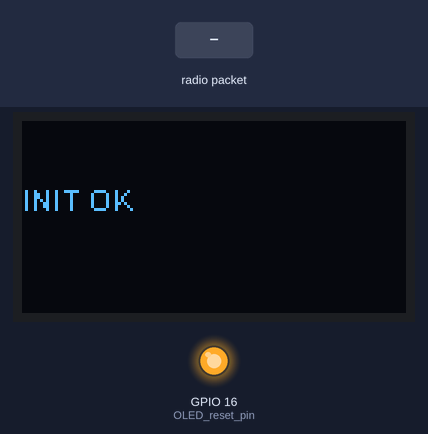
The sketch below on a simulated ESP32. Parts: 128×64 one-colour display, output pins drawn as LEDs (lit = HIGH). The inputs (shaded band) are chosen by the test bench. The OLED is the two-colour kind (top 16 rows yellow); no radio packets arrive unless stated; pins used as bus, display or sensor lines are not drawn; what the sketch prints to the serial monitor is not drawn.

Above: at 2.3 s.
2.4 s: radio packet "1" arrives
At 3.0 s:
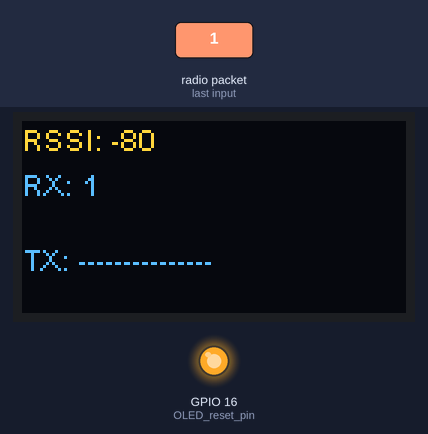
3.9 s: radio packet "0" arrives
At 5.3 s:
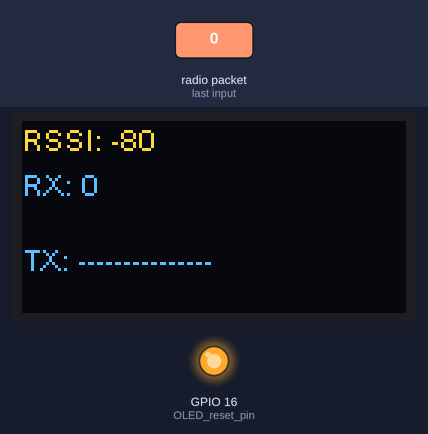
Timing chart, 0 to 6.9 s (numbered marks = the images above; inputs shaded):
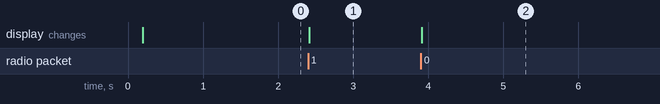

Measured:
- after the input at 2.4 s, the display: changes at once (image 1)
- after the input at 3.9 s, the display: changes at once (image 2)

The sketch:

LoRa_Slave.ino
```cpp
#include <SPI.h>
#include <Wire.h>
#include <RH_RF95.h>
#include "SSD1306.h"

#define RFM95_CS 18
#define RFM95_RST 14
#define RFM95_INT 26
#define RF95_FREQ 433.0

RH_RF95 rf95(RFM95_CS, RFM95_INT);

SSD1306 display(0x3c, 4, 15);

uint8_t buf[RH_RF95_MAX_MESSAGE_LEN];
uint8_t len = sizeof(buf);

void setup()
{
  pinMode(RFM95_RST, OUTPUT);
  digitalWrite(RFM95_RST, HIGH);

  pinMode(16, OUTPUT); //OLED reset pin

  //Reset OLED
  digitalWrite(16, LOW);
  delay(50);
  digitalWrite(16, HIGH);

  while (!Serial);
  Serial.begin(9600);
  delay(100);
  Serial.println("Serial initialized");
  // manual reset
  digitalWrite(RFM95_RST, LOW);
  delay(10);
  digitalWrite(RFM95_RST, HIGH);
  delay(10);

  while (!rf95.init()) {
    Serial.println("LoRa init failed");
    while (1);
  }

  // Defaults after init are 434.0MHz, modulation GFSK_Rb250Fd250, +13dbM
  if (!rf95.setFrequency(RF95_FREQ)) {
    Serial.println("setFrequency failed");
    while (1);
  }

  rf95.setTxPower(18);
  rf95.setSpreadingFactor(7);
  rf95.setCodingRate4(5);
  rf95.setPreambleLength(12);
  //rf95.setLowDatarate();

  display.init();
  display.clear();
  display.drawString(0, 20, "INIT OK");
  display.display();
  //Serial.print(rf95.printRegisters());
  delay(1000);
  Serial.println("INIT OK");
}

int packet_length = 20;
bool rcv_success = false;
int packetID = 0;
String lastPacket = "";
uint8_t lastBuf[RH_RF95_MAX_MESSAGE_LEN];


String createPacket() {
  //PACKET PROTOCOL:
  //L: led (L1 - on, L0 - off)
  //B: buzzer
  //
  //
  //
  //
  //
  //
  String p = "";
  int len = Serial.available();
  if (!len){
    p += "---------------";
  } else {
    for (int i = 0; i < len; i++){
      p += (char)Serial.read();
    }
    for (int i = len; i < 20; i++){
      p += "-";
    }
  }
  return p;
}

bool checkBufs(){
  for (int i = 0; i < 20; i++){
    if (buf[i] != lastBuf[i])
      return false;
  }
  return true;
}

void loop()
{
  if (rf95.available()) {
    if (rf95.recv(buf, &len)) {
      int rssi = rf95.lastRssi();
      String received = String((char*)buf);
      rcv_success = true;

      //if (lastPacket != received)
      //  Serial.print(received);
      //lastPacket = received;

      if (!checkBufs()){

        Serial.write(buf, 20);
      }
      for (int i = 0; i < 20; i++){
        lastBuf[i] = buf[i];
      }


      String message = createPacket();

      display.clear();
      display.drawString(0 , 15, "RX: " + received);
      display.drawString(0, 0, "RSSI: " + String(rssi));
      display.drawString(0, 40, "TX: " + message);
      display.display();
      delay(80);
      //Serial.println("TX: " + message);

      uint8_t data[50] = {0};
      for (int i = 0; i < packet_length; i++) {
        data[i] = (uint8_t) message[i];
      }

      rf95.send(data, packet_length); //sizeof(data)
      rf95.waitPacketSent();
    }
    else
    {
      Serial.println("Receive failed");
    }
  }
}
```
